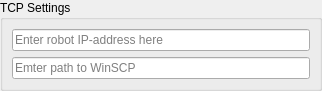
<?xml version="1.0" encoding="UTF-8"?>
<ui version="4.0">
 <class>TrikAdditionalPreferences</class>
 <widget class="QWidget" name="TrikAdditionalPreferences">
  <property name="geometry">
   <rect>
    <x>0</x>
    <y>0</y>
    <width>322</width>
    <height>79</height>
   </rect>
  </property>
  <property name="windowTitle">
   <string>Form</string>
  </property>
  <layout class="QHBoxLayout" name="horizontalLayout">
   <property name="leftMargin">
    <number>0</number>
   </property>
   <property name="topMargin">
    <number>0</number>
   </property>
   <property name="rightMargin">
    <number>0</number>
   </property>
   <property name="bottomMargin">
    <number>0</number>
   </property>
   <item>
    <widget class="QGroupBox" name="tcpSettingsGroupBox">
     <property name="title">
      <string>TCP Settings</string>
     </property>
     <layout class="QGridLayout" name="gridLayout_4">
      <item row="0" column="0">
       <widget class="QLineEdit" name="tcpServerLineEdit">
        <property name="placeholderText">
         <string>Enter robot IP-address here</string>
        </property>
       </widget>
      </item>
      <item row="1" column="0">
       <widget class="QLineEdit" name="pathToWinSCP">
        <property name="text">
         <string/>
        </property>
        <property name="placeholderText">
         <string>Emter path to WinSCP</string>
        </property>
       </widget>
      </item>
     </layout>
    </widget>
   </item>
  </layout>
 </widget>
 <resources/>
 <connections/>
</ui>
